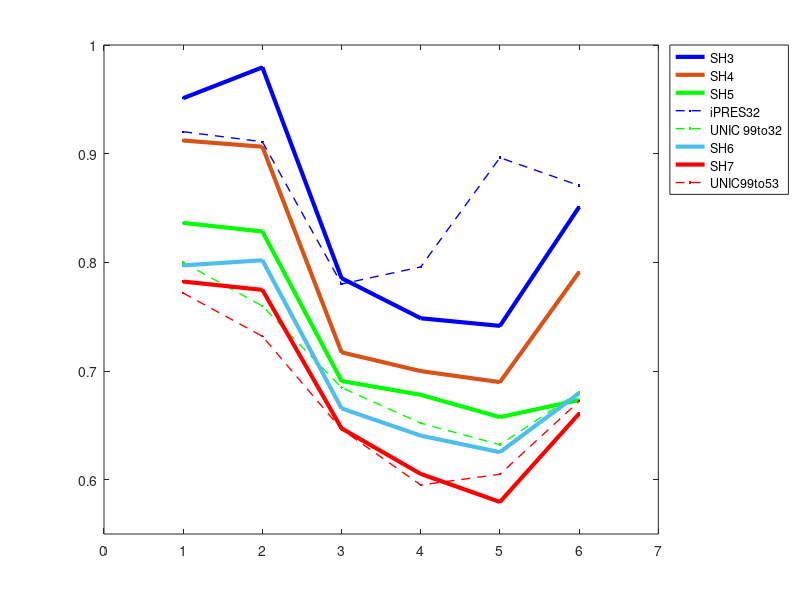

Write the MATLAB code that produced this figure.
% plot summary figure of whole brain
figure,
% x = ['Slab1', 'Slab2', 'Slab3', 'Slab4', 'Slab5', 'Slab6'];
x = 1:6;
% 99to32 v4
y1 = [0.799873889	0.759798537	0.684684599	0.652003367	0.632181211	0.680873966];
err1 = [0.032456526	0.056384219	0.061201197	0.116922819	0.135418769	0.079076094];
% 
% errorbar(x,y1,err1);

% 99to53 v4
y2 = [0.771702054	0.731952463	0.646318426	0.595106397	0.604954694	0.672258952];
err2 = [0.032580514	0.048938059	0.061034282	0.086287373	0.135282239	0.095473588];

% SH7
y3 = [0.782308647	0.774670349	0.647190874	0.605276975	0.579505269	0.660759795]; 
err3 = [0.078683939	0.054554622	0.073824606	0.108661382	0.121440077	0.130108294];

% SH6
y4 = [0.797176741	0.801911193	0.665587212	0.640535811	0.625303309	0.679551559];
err4 = [0.08742835	0.058349209	0.074635502	0.127396088	0.160070121	0.126997189];

% SH5
y5 = [0.83627985	0.828358119	0.690800545	0.678065686	0.657549905	0.673307971];
err5 = [0.092370171	0.059809371	0.074713655	0.118316657	0.181164374	0.125270701];

% SH4
y6 = [0.9121318	0.906393514	0.717191831	0.699897988	0.689757505	0.790995175];
err6 = [0.109581383	0.077262523	0.08699477	0.121860777	0.1697267	0.140983151];

% SH3
y7 = [0.951064997	0.979403102	0.785427867	0.748536123	0.74151899	0.85095227];
err7 = [0.117013858	0.085291075	0.089673813	0.102276712	0.133705499	0.099100783];

% % SH2
% y8 = [0.7932 0.8651 0.8145 0.7961 0.8118 0.8375];
% err8 = [0.1053 0.0655 0.1039 0.1203 0.1042 0.0759];

% iPRES 32
y9 = [0.920210697	0.910984501	0.780070703	0.795758842	0.896331423	0.870666477];
err9 = [0.060766913	0.10519652	0.070103435	0.074528874	0.130137448	0.109672771];

% y1 = y1./y8;
% y2 = y2./y8;
% y3 = y3./y8;
% y4 = y4./y8;
% y5 = y5./y8;
% y6 = y6./y8;
% y7 = y7./y8;
% y9 = y9./y8;
% y1 = y1./y6;
% y2 = y2./y6;
% y3 = y3./y6;
% y4 = y4./y6;
% y5 = y5./y6;
% 
% y9 = y9./y6;
% y6 = y6./y6;
% 
% err1 = err1./y8;
% err2 = err2./y8;
% err3 = err3./y8;
% err4 = err4./y8;
% err5 = err5./y8;
% err6 = err6./y8;
% err7 = err7./y8;
% err9 = err9./y8;

% e1 = errorbar(x, y1, err1, '-o', 'MarkerSize', 5, 'MarkerEdgeColor','red', 'MarkerFaceColor','red'); hold on
% 
% e7 = errorbar(x, y7, err7, '.-'); hold on % SH3
% e6 = errorbar(x+0.1, y6, err6, '.-'); hold on % SH4
% e5 = errorbar(x+0.2, y5, err5, '.-'); hold on % SH5
% e9 = errorbar(x+0.3, y9, err9, '.-'); hold on % iPRES 32
% e1 = errorbar(x+0.4, y1, err1, '.-'); hold on % 99to32
% e4 = errorbar(x+0.5, y4, err4, '.-'); hold on % SH6
% e3 = errorbar(x+0.6, y3, err3, '.-'); hold on % SH7
% e2 = errorbar(x+0.7, y2, err2, '.-'); hold on % 99to53

err = [0 0 0 0 0 0];
% e7 = plot(x, y7, '.-', 'LineWidth', 3, 'Color', [0.6 0.6 0.6]); hold on % SH3
% e6 = plot(x, y6, '.-', 'LineWidth', 3, 'Color', [0.5 0.5 0.5]); hold on % SH4
% e5 = plot(x, y5, '.-', 'LineWidth', 3, 'Color', [0.4 0.4 0.4]); hold on % SH5
% e9 = plot(x, y9, '--.', 'LineWidth', 1, 'Color', 'b'); hold on % iPRES 32
% e1 = plot(x, y1, '--.', 'LineWidth', 1, 'Color', 'g'); hold on % 99to32
% e4 = plot(x, y4, '.-', 'LineWidth', 3, 'Color', [0.3 0.3 0.3]); hold on % SH6
% e3 = plot(x, y3, '.-', 'LineWidth', 3, 'Color', [0.2 0.2 0.2]); hold on % SH7
% e2 = plot(x, y2, '--.', 'LineWidth', 1, 'Color', 'r'); hold on % 99to53
e7 = plot(x, y7, '.-', 'LineWidth', 3, 'Color', 'b'); hold on % SH3
e6 = plot(x, y6, '.-', 'LineWidth', 3); hold on % SH4
e5 = plot(x, y5, '.-', 'LineWidth', 3, 'Color', 'g'); hold on % SH5
e9 = plot(x, y9, '--.', 'LineWidth', 1, 'Color', 'b'); hold on % iPRES 32
e1 = plot(x, y1, '--.', 'LineWidth', 1, 'Color', 'g'); hold on % 99to32
e4 = plot(x, y4, '.-', 'LineWidth', 3); hold on % SH6
e3 = plot(x, y3, '.-', 'LineWidth', 3, 'Color', 'r'); hold on % SH7
e2 = plot(x, y2, '--.', 'LineWidth', 1, 'Color', 'r'); hold on % 99to53
xlim([0 7])
legend('SH3', 'SH4', 'SH5', 'iPRES32', 'UNIC 99to32', 'SH6', 'SH7', 'UNIC99to53', 'Location', 'northeastoutside')
% legend('SH3', 'SH4', 'SH5', 'SH6', 'SH7', 'Location', 'northeastoutside')
ylim([0.55 1])